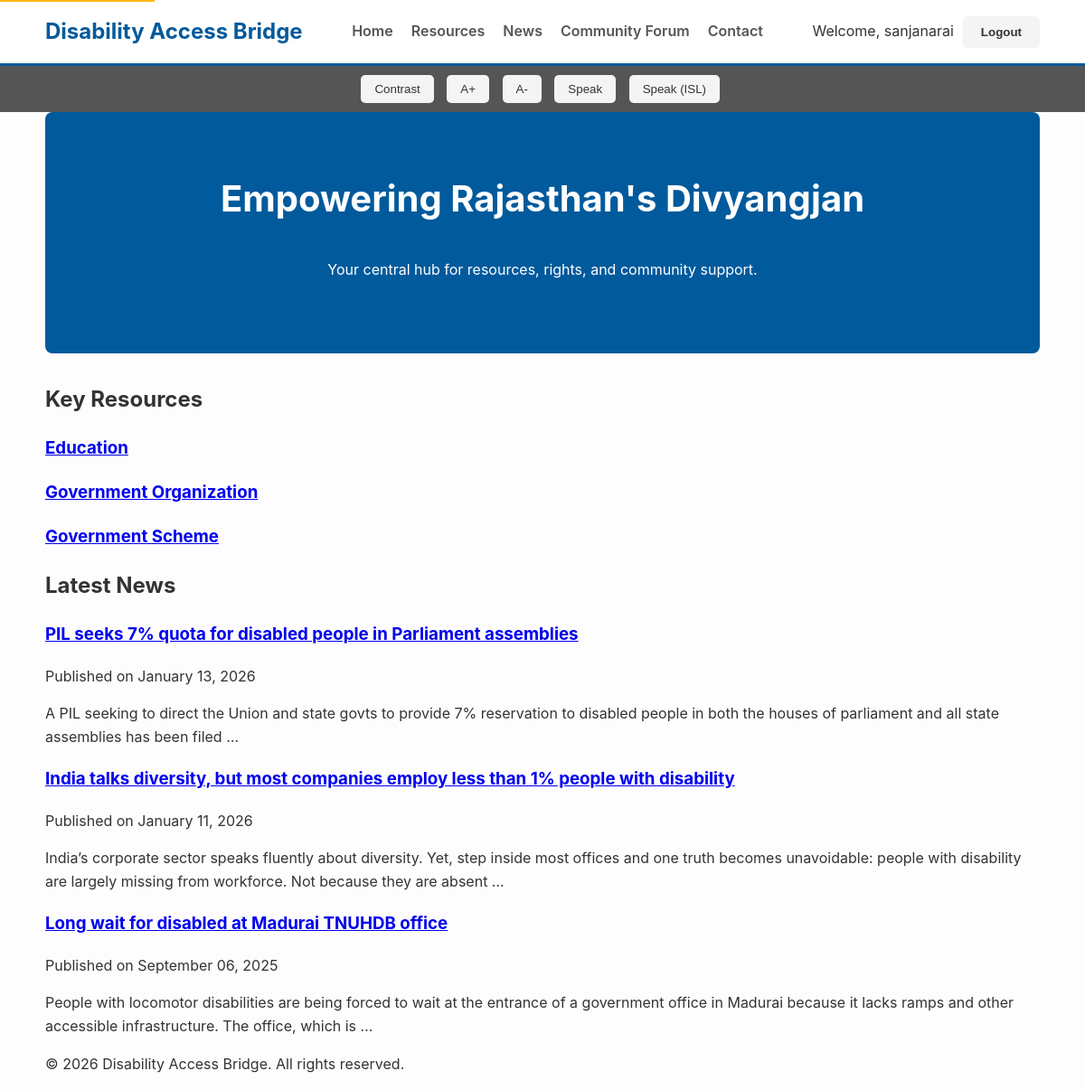
The app's page / (signed in) with its own data.
### core/models.py (models this page shows, shortened)
class Category(models.Model):
    name = models.CharField(max_length=100, unique=True)
    class Meta:
        verbose_name_plural = "Categories"

class NewsArticle(models.Model):
    title = models.CharField(max_length=255)
    content = models.TextField()
    published_date = models.DateTimeField(default=timezone.now)
    author = models.ForeignKey(User, on_delete=models.SET_NULL, null=True, blank=True)
    class Meta:
        ordering = ['-published_date']

### core/views.py (the view)
# urls.py: path('', views.home_view, name='home'),
def home_view(request):
    latest_news = NewsArticle.objects.all()[:3]
    context = {'latest_news': latest_news}
    return render(request, 'core/home.html', context)

### core/context_processors.py (called while the page is built)
def resource_categories(request):
    return {
        'ALL_CATEGORIES': Category.objects.all().order_by('name')
    }

### core/templates/core/home.html (shortened to what this page needs)
{% extends 'core/base.html' %}
{% block content %}
<section class="hero">
    <h1>Empowering Rajasthan's Divyangjan</h1>
    <p>Your central hub for resources, rights, and community support.</p>
</section>
<section class="features">
    <h2>Key Resources</h2>
    <div class="feature-grid">
        <a href="{% url 'resources' %}?category={{ ALL_CATEGORIES.0.id }}" class="feature-card"><h3>{{ ALL_CATEGORIES.0.name }}</h3></a>
        <a href="{% url 'resources' %}?category={{ ALL_CATEGORIES.1.id }}" class="feature-card"><h3>{{ ALL_CATEGORIES.1.name }}</h3></a>
        <a href="{% url 'resources' %}?category={{ ALL_CATEGORIES.2.id }}" class="feature-card"><h3>{{ ALL_CATEGORIES.2.name }}</h3></a>
    </div>
</section>
<section>
    <h2>Latest News</h2>
    <div class="news-list">
        {% for article in latest_news %}
            <article class="news-item-summary">
                <h3><a href="{% url 'news_detail' article.pk %}">{{ article.title }}</a></h3>
                <p class="meta">Published on {{ article.published_date|date:"F d, Y" }}</p>
                <p>{{ article.content|truncatewords:30 }}</p>
            </article>
        {% empty %}
            <p>No news articles available at the moment.</p>
        {% endfor %}
    </div>
</section>
{% endblock %}

### core/templates/core/base.html (shortened to what this page needs)
<!DOCTYPE html>
<html lang="en">
<head>
    {% load static %}
    <link rel="stylesheet" href="{% static 'core/style.css' %}">
</head>
<body id="page-body">
    <header class="site-header">
        <div class="container">
            <div class="logo">
                <a href="{% url 'home' %}">Disability Access Bridge</a>
            </div>
            <nav class="main-nav">
                <ul>
                    <li><a href="{% url 'home' %}">Home</a></li>
                    <li><a href="{% url 'resources' %}">Resources</a></li>
                    <li><a href="{% url 'news_list' %}">News</a></li>
                    <li><a href="{% url 'forum' %}"> Community Forum</a></li>
                    <li><a href="{% url 'contact' %}">Contact</a></li>
                </ul>
            </nav>
            <div class="header-actions">
                {% if user.is_authenticated %}
                    <span>Welcome, {{ user.username }}</span>
                    <form method="post" action="{% url 'logout' %}" style="display: inline;">
                        <button type="submit" class="btn btn-secondary btn-logout">Logout</button>
                    </form>
                {% else %}
                    <a href="{% url 'login' %}" class="btn btn-secondary">Login</a>
                    <a href="{% url 'signup' %}" class="btn">Sign Up</a>
                {% endif %}
            </div>
        </div>
    </header>
    <div class="accessibility-toolbar">
        <button id="contrast-toggle" title="Toggle High Contrast">Contrast</button>
        <button id="font-increase" title="Increase Font Size">A+</button>
        <button id="font-decrease" title="Decrease Font Size">A-</button>
        <button id="tts-button" title="Read Page Content Aloud">Speak</button>
        <button id="isl-button" title="Speak to ISL Converter">Speak (ISL)</button>
    </div>
    <main id="main-content" class="container">
        {% block content %}{% endblock %}
    </main>
    <footer class="site-footer">
        <div class="container">
            <p>&copy; {% now "Y" %} Disability Access Bridge. All rights reserved.</p>
        </div>
    </footer>
</body>
</html>

### core/static/core/style.css (style rules this page uses)
:root { --primary-color: #005A9C; --secondary-color: #FDB813; --text-color: #333; --bg-color: #fdfdfd; --light-gray: #f4f4f4; --dark-gray: #555; --font-size: 16px; }
body { font-family: -apple-system, BlinkMacSystemFont, "Segoe UI", Roboto, Helvetica, Arial, sans-serif; margin: 0; background-color: var(--bg-color); color: var(--text-color); font-size: var(--font-size); line-height: 1.6; }
.container { max-width: 1100px; margin: 0 auto; padding: 0 20px; }
.site-header { background: #fff; box-shadow: 0 2px 4px rgba(0,0,0,0.1); padding: 1rem 0; border-bottom: 3px solid var(--primary-color); }
.site-header .container { display: flex; justify-content: space-between; align-items: center; }
.logo a { font-size: 1.5rem; font-weight: bold; color: var(--primary-color); text-decoration: none; }
.main-nav ul { margin: 0; padding: 0; list-style: none; display: flex; gap: 20px; }
.main-nav a { text-decoration: none; color: var(--dark-gray); font-weight: 600; padding: 5px 0; border-bottom: 2px solid transparent; transition: all 0.3s ease; }
.header-actions { display: flex; align-items: center; gap: 10px; }
.btn, .btn-secondary { display: inline-block; padding: 10px 20px; border-radius: 5px; text-decoration: none; font-weight: bold; border: none; cursor: pointer; transition: background-color 0.3s ease; }
.btn { background-color: var(--primary-color); color: #fff; }
.btn-secondary { background-color: var(--light-gray); color: var(--text-color); }
main { padding: 2rem 0; }
.hero { background-color: var(--primary-color); color: #fff; padding: 4rem 2rem; text-align: center; border-radius: 8px; margin-bottom: 2rem; }
.hero h1 { font-size: 2.5rem; margin-top: 0; }
.accessibility-toolbar { background: var(--dark-gray); padding: 10px; text-align: center; }
.accessibility-toolbar button { background: var(--light-gray); color: var(--text-color); border: none; padding: 8px 15px; margin: 0 5px; cursor: pointer; border-radius: 5px; }

### records on screen
Category: name "Education"
Category: name "Government Organization"
Category: name "Government Scheme"
NewsArticle: title "PIL seeks 7% quota for disabled people in Parliament assemblies", published_date "January 13, 2026", content "A PIL seeking to direct the Union and state govts to provide 7% reservation to disabled people in both the houses of parliament and all state assemblies has been filed …"
NewsArticle: title "India talks diversity, but most companies employ less than 1% people with disability", published_date "January 11, 2026", content "India’s corporate sector speaks fluently about diversity. Yet, step inside most offices and one truth becomes unavoidable: people with disability are largely missing from workforce. Not because they are absent …"
NewsArticle: title "Long wait for disabled at Madurai TNUHDB office", published_date "September 06, 2025", content "People with locomotor disabilities are being forced to wait at the entrance of a government office in Madurai because it lacks ramps and other accessible infrastructure. The office, which is …"

### other values on screen
{{ user.username }} "sanjanarai"
